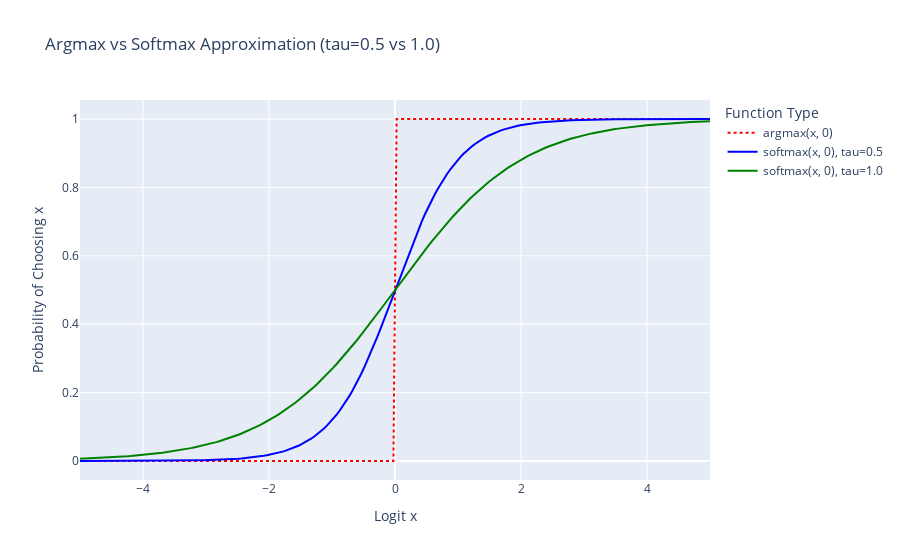

Notebook cell for this chart:
### Code cell
import numpy as np
import plotly.graph_objects as go

x_vals = np.linspace(-5, 5, 200)

argmax_outputs = [1 if x > 0 else 0 for x in x_vals]

tau_0_5 = [np.exp(x / 0.5) / (np.exp(x / 0.5) + 1.0) for x in x_vals]
tau_1_0 = [np.exp(x / 1.0) / (np.exp(x / 1.0) + 1.0) for x in x_vals]

fig = go.Figure()

# argmax 線
fig.add_trace(go.Scatter(
    x=x_vals, y=argmax_outputs,
    mode='lines',
    name='argmax(x, 0)',
    line=dict(dash='dot', color='red')
))

fig.add_trace(go.Scatter(
    x=x_vals, y=tau_0_5,
    mode='lines',
    name='softmax(x, 0), tau=0.5',
    line=dict(color='blue')
))

fig.add_trace(go.Scatter(
    x=x_vals, y=tau_1_0,
    mode='lines',
    name='softmax(x, 0), tau=1.0',
    line=dict(color='green')
))

fig.update_layout(
    title='Argmax vs Softmax Approximation (tau=0.5 vs 1.0)',
    xaxis_title='Logit x',
    yaxis_title='Probability of Choosing x',
    legend_title='Function Type'
)

fig.show()

### Figure 1 — Plotly figure (JSON) as saved in the notebook; plotly's stock layout.template omitted (floating-point values rounded to 4 significant figures; data arrays with more than 128 entries replaced by an {"elided": "..."} marker saying what was removed)
{"data": [{"line": {"color": "red", "dash": "dot"}, "mode": "lines", "name": "argmax(x, 0)", "type": "scatter", "x": {"elided": "200 float values"}, "y": {"elided": "200 int values"}}, {"line": {"color": "blue"}, "mode": "lines", "name": "softmax(x, 0), tau=0.5", "type": "scatter", "x": {"elided": "200 float values"}, "y": {"elided": "200 float values"}}, {"line": {"color": "green"}, "mode": "lines", "name": "softmax(x, 0), tau=1.0", "type": "scatter", "x": {"elided": "200 float values"}, "y": {"elided": "200 float values"}}], "layout": {"legend": {"title": {"text": "Function Type"}}, "title": {"text": "Argmax vs Softmax Approximation (tau=0.5 vs 1.0)"}, "xaxis": {"title": {"text": "Logit x"}}, "yaxis": {"title": {"text": "Probability of Choosing x"}}}}
